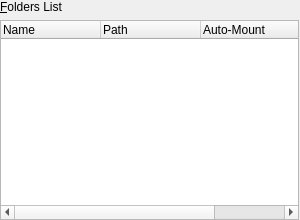
<ui version="4.0">
 <comment>
 VBox frontends: Qt4 GUI ("VirtualBox"):

     Copyright (C) 2008-2009 Oracle Corporation

     This file is part of VirtualBox Open Source Edition (OSE), as
     available from http://www.virtualbox.org. This file is free software;
     you can redistribute it and/or modify it under the terms of the GNU
     General Public License (GPL) as published by the Free Software
     Foundation, in version 2 as it comes in the "COPYING" file of the
     VirtualBox OSE distribution. VirtualBox OSE is distributed in the
     hope that it will be useful, but WITHOUT ANY WARRANTY of any kind.
 </comment>
 <class>VBoxVMSettingsSF</class>
 <widget class="QWidget" name="VBoxVMSettingsSF">
  <property name="geometry">
   <rect>
    <x>0</x>
    <y>0</y>
    <width>300</width>
    <height>220</height>
   </rect>
  </property>
  <layout class="QVBoxLayout">
   <property name="margin">
    <number>0</number>
   </property>
   <item>
    <widget class="QILabelSeparator" native="1" name="mNameSeparator">
     <property name="text">
      <string>&amp;Folders List</string>
     </property>
     <property name="buddy">
      <cstring>mTwFolders</cstring>
     </property>
    </widget>
   </item>
   <item>
    <layout class="QHBoxLayout" name="mLtFolders">
     <property name="margin">
      <number>0</number>
     </property>
     <property name="spacing">
      <number>1</number>
     </property>
     <item>
      <widget class="QTreeWidget" name="mTwFolders">
       <property name="minimumSize">
        <size>
         <width>0</width>
         <height>200</height>
        </size>
       </property>
       <property name="contextMenuPolicy">
        <enum>Qt::CustomContextMenu</enum>
       </property>
       <property name="whatsThis">
        <string>Lists all shared folders accessible to this machine. Use 'net use x: \\vboxsvr\share' to access a shared folder named &lt;i>share&lt;/i> from a DOS-like OS, or 'mount -t vboxsf share mount_point' to access it from a Linux OS. This feature requires Guest Additions.</string>
       </property>
       <property name="uniformRowHeights">
        <bool>true</bool>
       </property>
       <property name="allColumnsShowFocus">
        <bool>true</bool>
       </property>
       <column>
        <property name="text">
         <string>Name</string>
        </property>
       </column>
       <column>
        <property name="text">
         <string>Path</string>
        </property>
       </column>
       <column>
        <property name="text">
         <string>Auto-Mount</string>
        </property>
       </column>
       <column>
        <property name="text">
         <string>Access</string>
        </property>
       </column>
      </widget>
     </item>
     <item>
      <widget class="VBoxToolBar" native="1" name="mTbFolders"/>
     </item>
    </layout>
   </item>
  </layout>
 </widget>
 <customwidgets>
  <customwidget>
   <class>QILabelSeparator</class>
   <extends>QLabel</extends>
   <header>QILabelSeparator.h</header>
   <container>1</container>
  </customwidget>
  <customwidget>
   <class>VBoxToolBar</class>
   <extends>QWidget</extends>
   <header>VBoxToolBar.h</header>
   <container>1</container>
  </customwidget>
 </customwidgets>
 <resources/>
 <connections/>
</ui>
